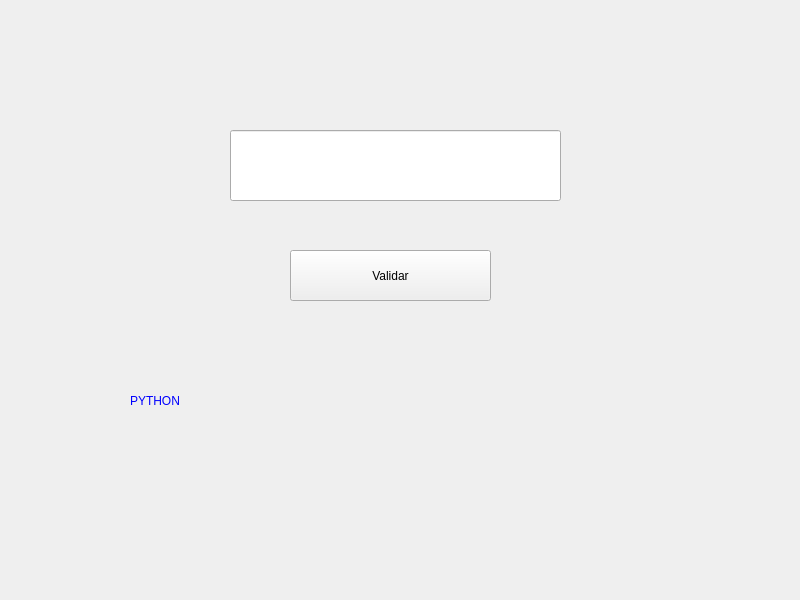
<?xml version="1.0" encoding="UTF-8"?>
<ui version="4.0">
 <class>Widget</class>
 <widget class="QWidget" name="Widget">
  <property name="geometry">
   <rect>
    <x>0</x>
    <y>0</y>
    <width>800</width>
    <height>600</height>
   </rect>
  </property>
  <property name="windowTitle">
   <string>Widget</string>
  </property>
  <widget class="QLabel" name="lblSalida">
   <property name="geometry">
    <rect>
     <x>130</x>
     <y>350</y>
     <width>581</width>
     <height>101</height>
    </rect>
   </property>
   <property name="styleSheet">
    <string notr="true">color: rgb(0, 0, 255);
font: 26pt &quot;MS Shell Dlg 2&quot;;</string>
   </property>
   <property name="text">
    <string>PYTHON</string>
   </property>
  </widget>
  <widget class="QLineEdit" name="TXTpWD">
   <property name="geometry">
    <rect>
     <x>230</x>
     <y>130</y>
     <width>331</width>
     <height>71</height>
    </rect>
   </property>
   <property name="font">
    <font>
     <pointsize>16</pointsize>
    </font>
   </property>
  </widget>
  <widget class="QPushButton" name="btnPwd">
   <property name="geometry">
    <rect>
     <x>290</x>
     <y>250</y>
     <width>201</width>
     <height>51</height>
    </rect>
   </property>
   <property name="text">
    <string>Validar</string>
   </property>
  </widget>
 </widget>
 <resources/>
 <connections/>
</ui>
